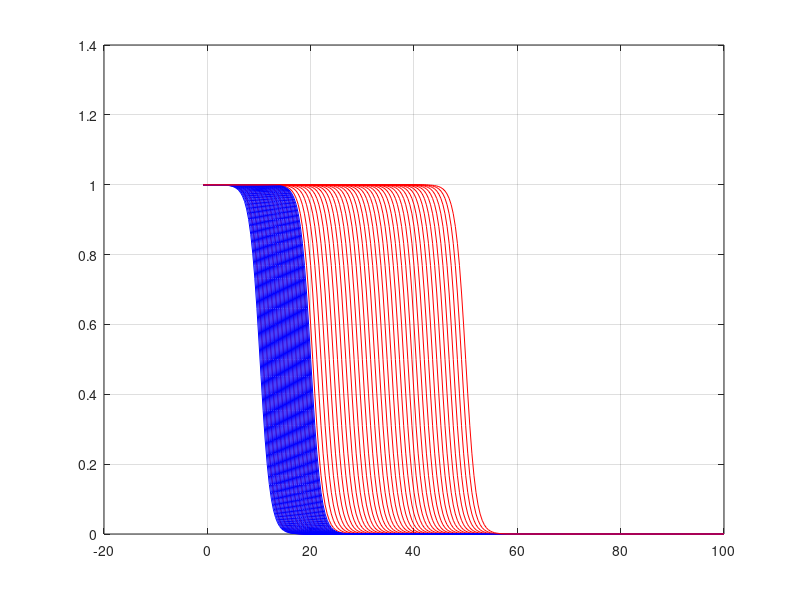

Reproduce this figure in MATLAB.
%Student ID: 1001358558
%Name: Ching Huai Wang

clc;
clear;

%%Given condition
c = 0.1
x_min = 0;
x_max = 100;
t_max = 100; %Use 20/100/800s


%Discretization
n = 250; %number of cells
delx = (x_max-x_min)/n; %delta x
x = x_min-(2*delx):delx:x_max;

t = 0 %Starting from time = 0
delt = 2

lambda = 2 %CFL number

%%Boundary Conditions
%phi(0,t) = 1
phi0t = 1;
%phi(x,0) = 1/(1+exp(x-10))
phix0 = 1./(1+exp(x-10));

%Plot
plot(x,phix0)

phi = phix0;
phi_step = 1./(1+exp(x-10));

timestep = t_max/delt %number of time steps

for i = 1:timestep
    phi(3) = phi0t;
    phi(1) = phi(3);
    phi(2) = phi(1);
    
    for j = 3:n+1
        %The equation derived in homework given by
        phi_step(j) = phi(j)-...
                      0.5*lambda*(phi(j-2) -4*phi(j-1)+3*phi(j))+...
                      0.5*(lambda^2)*(phi(j-2)-2*phi(j-1)+phi(j));
    end
    
    t = t+delt; %adding delta(t) every loop
    phi = phi_step;
    phi_exact = 1./(1+exp((x-10)-(c*t)));
    
    %Plot the function
    plot(x,phi_exact,'b-')
    hold on
    grid on
    plot(x,phi,'r-')
    
    
end
